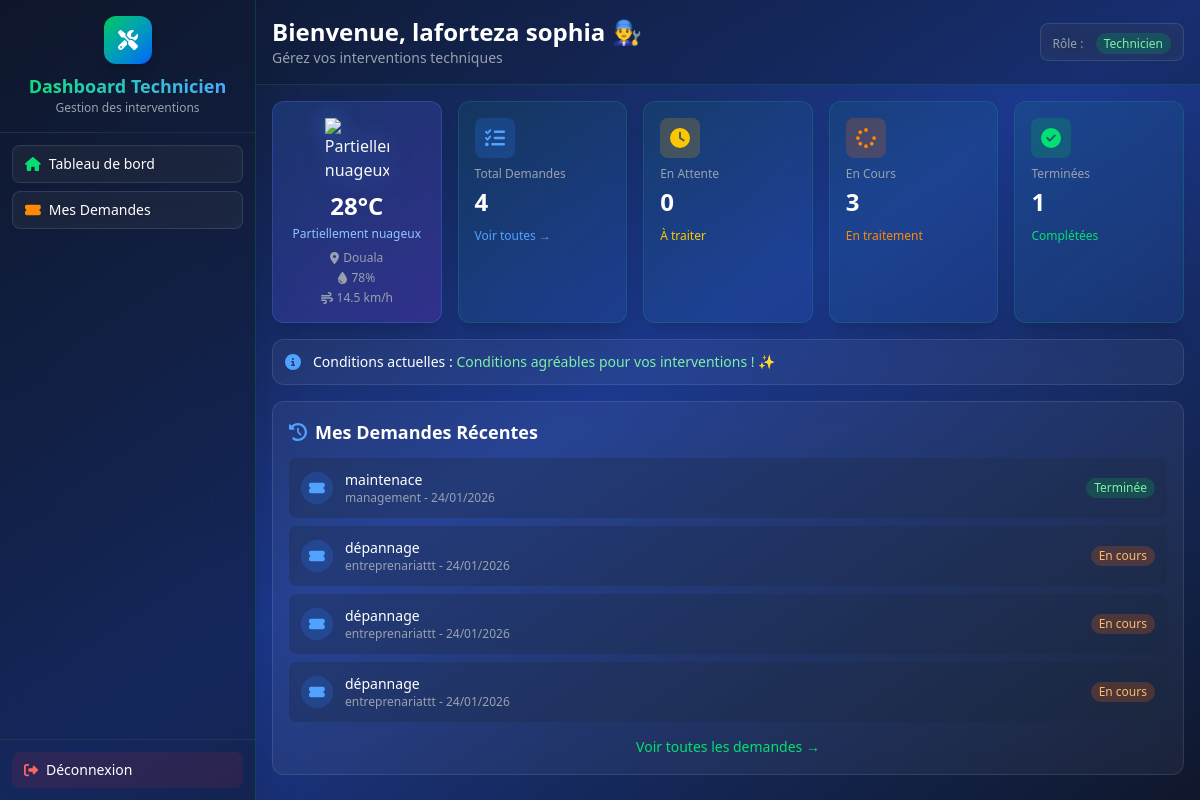
The app's page /dashboard/technicien/ (signed in) with its own data.
### helpdeskapp/models.py (models this page shows, shortened)
class Utilisateur(models.Model):
    ROLES= [
        ('client','Client'),
        ('technicien','Technicien'),
        ('administrateur','Administrateur'),
    ]
    nom = models.CharField(max_length=100)
    prenom=models.CharField(max_length=100)
    telephone= models.CharField(max_length=15)
    adresse= models.TextField()
    email=models.EmailField()
    password =models.CharField(max_length=100)
    role= models.CharField(max_length=20,choices=ROLES,default='client')

class Demande(models.Model):
    STATUT = [
        ('en attente','En attente'),
        ('en cours','En cours'),
        ('terminée','Terminée'),
    ]
    client = models.ForeignKey(
        Utilisateur,
        on_delete=models.CASCADE,
        related_name='client_demandes',
        limit_choices_to={'role':'client'},
    )
    technicien = models.ForeignKey(
        Utilisateur,
        on_delete=models.SET_NULL,
        null=True,
        blank=True,
        related_name='technicien_demandes',
        limit_choices_to={'role':'technicien'},
    )
    domaine = models.ForeignKey(
        Domaine,
        on_delete=models.CASCADE,
        related_name='domaine_demandes',
    )
    intitule = models.CharField(max_length=100)
    description = models.TextField()
    statut = models.CharField(max_length=20, choices=STATUT, default='en attente')
    datedemande = models.DateTimeField(auto_now_add=True)
    adresse = models.CharField(max_length=300, blank=True, null=True, help_text="Adresse complète (ville, quartier)")

class Domaine(models.Model):
    intitule = models.CharField(max_length=100)
    description= models.TextField()

### helpdeskapp/views.py (the view)
# urls.py: path('dashboard/technicien/', views.dashboard_technicien, name='dashboard_technicien'),
def dashboard_technicien(request):
    if 'utilisateur_role' not in request.session or request.session['utilisateur_role'] != 'technicien':
        return redirect('login')
    utilisateur_id = request.session.get('utilisateur_id')
    technicien = get_object_or_404(Utilisateur, id=utilisateur_id)
    mes_demandes = Demande.objects.filter(technicien=technicien)
    total_demandes = mes_demandes.count()
    demandes_en_attente = mes_demandes.filter(statut='en attente').count()
    demandes_en_cours = mes_demandes.filter(statut='en cours').count()
    demandes_terminees = mes_demandes.filter(statut='terminée').count()
    demandes_recentes = mes_demandes.order_by('-datedemande')[:5]
    demandes_urgentes = mes_demandes.filter(statut='en attente').order_by('-datedemande')[:3]
    ville = "Douala"  # Ville par défaut
    weather_data = get_weather_data(ville)
    context = {
        'technicien': technicien,
        'total_demandes': total_demandes,
        'demandes_en_attente': demandes_en_attente,
        'demandes_en_cours': demandes_en_cours,
        'demandes_terminees': demandes_terminees,
        'demandes_recentes': demandes_recentes,
        'demandes_urgentes': demandes_urgentes,
        'weather': weather_data,  # ⭐ Ajout de la météo dans le contexte
    }
    return render(request, 'dashboard/technicien_dashboard.html', context)

### helpdeskapp/templates/dashboard/technicien_dashboard.html (shortened to what this page needs)
{% extends "base.html" %}
{% block content %}
<div class="fullscreen-container flex bg-gradient-to-br from-slate-900 via-blue-900 to-slate-900">
  <aside class="w-64 bg-slate-900/50 backdrop-blur-xl border-r border-green-500/20 flex flex-col shadow-2xl h-full">
    <div class="p-4 text-center border-b border-gray-700/50">
      <div class="inline-flex items-center justify-center w-12 h-12 rounded-xl bg-gradient-to-br from-green-500 to-blue-600 mb-2 shadow-lg">
        <i class="fas fa-tools text-xl text-white"></i>
      </div>
      <h2 class="text-lg font-bold bg-gradient-to-r from-green-400 to-blue-400 bg-clip-text text-transparent">
      </h2>
      <p class="text-xs text-gray-400">Gestion des interventions</p>
    </div>
    <nav class="flex-1 overflow-y-auto sidebar-scroll p-3 space-y-2">
      <a href="{% url 'dashboard_technicien' %}" class="flex items-center px-3 py-2 rounded-lg glass-effect bg-green-500/10 transition-all group">
        <i class="fas fa-home text-green-400 mr-2 text-sm"></i>
        <span class="text-white text-sm font-medium">Tableau de bord</span>
      </a>
      <a href="{% url 'demande:list_demandes' %}" class="flex items-center px-3 py-2 rounded-lg glass-effect hover:bg-green-500/10 transition-all group">
        <i class="fas fa-ticket-alt text-orange-400 mr-2 text-sm"></i>
        <span class="text-white text-sm font-medium">Mes Demandes</span>
      </a>
    </nav>
    <div class="p-3 border-t border-gray-700/50">
      <a href="{% url 'logout' %}" class="flex items-center px-3 py-2 rounded-lg bg-red-500/10 hover:bg-red-500/20 transition-all group">
        <i class="fas fa-sign-out-alt text-red-400 mr-2 text-sm"></i>
        <span class="text-white text-sm font-medium">Déconnexion</span>
      </a>
    </div>
  </aside>
  <main class="flex-1 flex flex-col h-full overflow-hidden">
    <div class="bg-slate-900/30 backdrop-blur-sm border-b border-green-500/20 p-4">
      <div class="flex justify-between items-center">
        <div>
          <h1 class="text-2xl font-bold text-white">
            Bienvenue, {{ technicien.nom }} {{ technicien.prenom }} 👨‍🔧
          </h1>
          <p class="text-gray-400 text-sm">Gérez vos interventions techniques</p>
        </div>
        <div class="px-3 py-1.5 rounded-lg glass-effect">
          <span class="text-xs text-gray-400">Rôle :</span>
          <span class="ml-2 px-2 py-0.5 rounded-full bg-green-500/20 text-green-300 text-xs font-medium">
            Technicien
          </span>
        </div>
      </div>
    </div>
    <div class="flex-1 overflow-y-auto p-4">
      <div class="grid grid-cols-5 gap-4 mb-4 animate-fadeInUp">
        {% if weather.success %}
        <div class="weather-card rounded-xl p-4 shadow-xl col-span-1">
          <div class="text-center">
            <div class="flex items-center justify-center mb-2">
              <img src="http://openweathermap.org/img/wn/{{ weather.icon }}@2x.png"
                   alt="{{ weather.description }}"
                   class="weather-icon w-16 h-16">
            </div>
            <h3 class="text-white text-2xl font-bold mb-1">{{ weather.temperature }}°C</h3>
            <p class="text-blue-300 text-xs font-medium mb-2">{{ weather.description }}</p>
            <div class="text-xs text-gray-400 space-y-1">
              <div class="flex items-center justify-center">
                <i class="fas fa-map-marker-alt mr-1"></i>
                <span>{{ weather.city }}</span>
              </div>
              <div class="flex items-center justify-center">
                <i class="fas fa-tint mr-1"></i>
                <span>{{ weather.humidity }}%</span>
              </div>
              <div class="flex items-center justify-center">
                <i class="fas fa-wind mr-1"></i>
                <span>{{ weather.wind_speed }} km/h</span>
              </div>
            </div>
          </div>
        </div>
        {% endif %}
        <div class="gradient-card rounded-xl p-4 shadow-xl">
          <div class="flex items-center justify-between mb-2">
            <div class="w-10 h-10 rounded-lg bg-blue-500/20 flex items-center justify-center">
              <i class="fas fa-tasks text-xl text-blue-400"></i>
            </div>
          </div>
          <h3 class="text-gray-400 text-xs font-medium mb-1">Total Demandes</h3>
          <p class="text-2xl font-bold text-white mb-1">{{ total_demandes }}</p>
          <a href="{% url 'demande:list_demandes' %}" class="text-blue-400 text-xs hover:text-blue-300">
            Voir toutes →
          </a>
        </div>
        <div class="gradient-card rounded-xl p-4 shadow-xl">
          <div class="flex items-center justify-between mb-2">
            <div class="w-10 h-10 rounded-lg bg-yellow-500/20 flex items-center justify-center">
              <i class="fas fa-clock text-xl text-yellow-400"></i>
            </div>
          </div>
          <h3 class="text-gray-400 text-xs font-medium mb-1">En Attente</h3>
          <p class="text-2xl font-bold text-white mb-1">{{ demandes_en_attente }}</p>
          <span class="text-yellow-400 text-xs">À traiter</span>
        </div>
        <div class="gradient-card rounded-xl p-4 shadow-xl">
          <div class="flex items-center justify-between mb-2">
            <div class="w-10 h-10 rounded-lg bg-orange-500/20 flex items-center justify-center">
              <i class="fas fa-spinner text-xl text-orange-400"></i>
            </div>
          </div>
          <h3 class="text-gray-400 text-xs font-medium mb-1">En Cours</h3>
          <p class="text-2xl font-bold text-white mb-1">{{ demandes_en_cours }}</p>
          <span class="text-orange-400 text-xs">En traitement</span>
        </div>
        <div class="gradient-card rounded-xl p-4 shadow-xl">
          <div class="flex items-center justify-between mb-2">
            <div class="w-10 h-10 rounded-lg bg-green-500/20 flex items-center justify-center">
              <i class="fas fa-check-circle text-xl text-green-400"></i>
            </div>
          </div>
          <h3 class="text-gray-400 text-xs font-medium mb-1">Terminées</h3>
          <p class="text-2xl font-bold text-white mb-1">{{ demandes_terminees }}</p>
          <span class="text-green-400 text-xs">Complétées</span>
        </div>
      </div>
      {% if weather.success %}
      <div class="glass-effect rounded-xl p-3 mb-4 animate-fadeInUp flex items-center" style="animation-delay: 0.1s;">
        <i class="fas fa-info-circle text-blue-400 mr-3"></i>
        <div class="flex-1">
          <p class="text-white text-sm">
            <span class="font-medium">Conditions actuelles :</span>
            {% if weather.temperature > 30 %}
            <span class="text-orange-300">Il fait chaud, hydratez-vous bien lors de vos déplacements ! 🌡️</span>
            {% elif weather.temperature < 15 %}
            <span class="text-blue-300">Températures fraîches, prévoyez une veste ! 🧥</span>
            {% else %}
            <span class="text-green-300">Conditions agréables pour vos interventions ! ✨</span>
            {% endif %}
          </p>
        </div>
      </div>
      {% endif %}
      <div class="glass-effect rounded-xl p-4 animate-fadeInUp" style="animation-delay: 0.4s;">
        <h2 class="text-lg font-bold text-white mb-3 flex items-center">
          <i class="fas fa-history text-blue-400 mr-2"></i>
          Mes Demandes Récentes
        </h2>
        {% if demandes_recentes %}
        <div class="space-y-2">
          {% for demande in demandes_recentes %}
          <div class="flex items-center justify-between p-3 rounded-lg bg-slate-800/30 hover:bg-slate-800/50 transition-colors">
            <div class="flex items-center flex-1">
              <div class="w-8 h-8 rounded-full bg-blue-500/20 flex items-center justify-center mr-3">
                <i class="fas fa-ticket-alt text-blue-400 text-sm"></i>
              </div>
              <div class="flex-1">
                <p class="text-white font-medium text-sm">{{ demande.intitule }}</p>
                <p class="text-gray-400 text-xs">{{ demande.domaine.intitule }} - {{ demande.datedemande|date:"d/m/Y" }}</p>
              </div>
            </div>
            <span class="text-xs px-2 py-0.5 rounded-full
              {% if demande.statut == 'en attente' %}bg-yellow-500/20 text-yellow-300
              {% elif demande.statut == 'en cours' %}bg-orange-500/20 text-orange-300
              {% else %}bg-green-500/20 text-green-300{% endif %}">
              {{ demande.get_statut_display }}
            </span>
          </div>
          {% endfor %}
        </div>
        {% else %}
        <p class="text-gray-400 text-center py-4">Aucune demande pour le moment</p>
        {% endif %}
        <div class="mt-3 text-center">
          <a href="{% url 'demande:list_demandes' %}" class="text-green-400 hover:text-green-300 font-medium text-sm">
            Voir toutes les demandes →
          </a>
        </div>
      </div>
    </div>
  </main>
</div>
{% endblock %}

### helpdeskapp/templates/dashboard/technicien_dashboard.html (style rules this page uses)
html, body { margin: 0 !important; padding: 0 !important; height: 100vh !important; overflow: hidden !important; }
.animate-fadeInUp { animation: fadeInUp 0.6s ease-out; }
.gradient-card { background: linear-gradient(135deg, rgba(16, 185, 129, 0.1) 0%, rgba(59, 130, 246, 0.1) 100%); backdrop-filter: blur(10px); border: 1px solid rgba(16, 185, 129, 0.2); transition: all 0.3s ease; }
.glass-effect { background: rgba(255, 255, 255, 0.05); backdrop-filter: blur(10px); border: 1px solid rgba(255, 255, 255, 0.1); }
.fullscreen-container { position: fixed; top: 0; left: 0; right: 0; bottom: 0; width: 100vw; height: 100vh; }
.weather-card { background: linear-gradient(135deg, rgba(59, 130, 246, 0.2) 0%, rgba(147, 51, 234, 0.2) 100%); backdrop-filter: blur(10px); border: 1px solid rgba(59, 130, 246, 0.3); }
.weather-icon { filter: drop-shadow(0 0 10px rgba(59, 130, 246, 0.5)); }

### records on screen
Utilisateur: nom "laforteza", prenom "sophia"
Demande: intitule "maintenace", domaine.intitule "management", datedemande "24/01/2026", statut "Terminée"
Demande: intitule "dépannage", domaine.intitule "entreprenariattt", datedemande "24/01/2026", statut "En cours"
Demande: intitule "dépannage", domaine.intitule "entreprenariattt", datedemande "24/01/2026", statut "En cours"
Demande: intitule "dépannage", domaine.intitule "entreprenariattt", datedemande "24/01/2026", statut "En cours"

### other values on screen
{{ weather.temperature }} "28"
{{ weather.description }} "Partiellement nuageux"
{{ weather.city }} "Douala"
{{ weather.humidity }} "78"
{{ weather.wind_speed }} "14.5"
{{ total_demandes }} "4"
{{ demandes_en_attente }} "0"
{{ demandes_en_cours }} "3"
{{ demandes_terminees }} "1"
